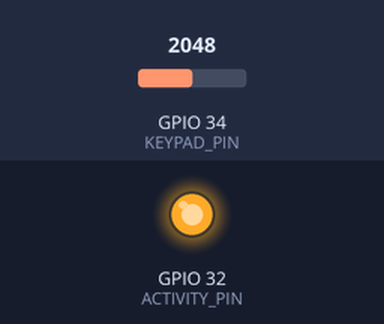
This sketch was run on a simulated ESP32. Parts: output pins drawn as LEDs (lit = HIGH). Inputs (shaded band) come from the test bench; at power-on: GPIO 34 (KEYPAD_PIN) = 2048 (analog values on the 0–4095 scale). USB keyboard and mouse output is not drawn; what the sketch prints to the serial monitor is not drawn.

Above: at 1.2 s.
1.3 s: GPIO 34 (KEYPAD_PIN) set to 0
Timing chart, 0 to 4.3 s (numbered marks = the images above; inputs shaded):
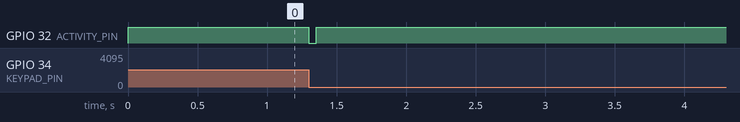

Measured:
- after the input at 1.3 s, GPIO 32 (ACTIVITY_PIN): HIGH → LOW at once, → HIGH 0.05 s later

The sketch:

contester-fpad-esp32.ino
```cpp
#include "esp_sleep.h"
#include <BleKeyboard.h>

/*
  keypad mapping

  keypad # -> character to send

  3x4 keypad
  01 02 03
  04 05 06
  07 08 09
  10 11 12
*/
#define KEYPAD_KEY_COUNT 12

uint8_t keyLookup[KEYPAD_KEY_COUNT] = {
  // 1st (top) row [01 02 03]
  KEY_F1,
  KEY_F2,
  KEY_F3,

  // 2nd row [04 05 06]
  KEY_F4,
  KEY_F5,
  KEY_F6,

  // 3rd row [07 08 09]
  KEY_F7,
  KEY_F8,
  KEY_F9,

  // 4th (bottom) row [10 11 12]
  //KEY_F10,
  //KEY_F11,
  //KEY_F12,
  KEY_F3,
  KEY_F2,
  KEY_F4,
};

// bluetooth connection
BleKeyboard bleKeyboard("contester-fpad", "bbathe", 100);

// GPIO pins
#define KEYPAD_PIN 34
#define ACTIVITY_PIN 32

// used to remove noise from key readings (bounces & "riding the keys")
unsigned long sumLevel = 0;
unsigned long countLevel = 0;


void setup() {
  Serial.begin(115200);

  // make sure 12-bit resolution
  analogReadResolution(12);

  // set pins
  pinMode(KEYPAD_PIN, INPUT);
  pinMode(ACTIVITY_PIN, OUTPUT);

  // start bluetooth keyboard to send keystrokes to computer
  bleKeyboard.begin();
}


void loop() {
  // wait until bluetooth connection is good
  if ( bleKeyboard.isConnected() ) {
    digitalWrite(ACTIVITY_PIN, HIGH);

    // get key press from keypad
    int pinLevel = analogRead(KEYPAD_PIN);

    // if there is no key pressed, check if transition just happened to trigger "key up"
    if ( pinLevel == 0 ) {
      // throw out weird readings
      if ( (countLevel > 1000) && (countLevel < 200000) ) {
        // "key up"
        int key = translateToKey(sumLevel / countLevel);
        if ( key > 0 ) {
          char kd[16];
          sprintf(kd, "0x%02X", key);
          Serial.println(kd);

          // send character and show activity
          digitalWrite(ACTIVITY_PIN, LOW);

          bleKeyboard.write(key);

          delay(50);
          digitalWrite(ACTIVITY_PIN, HIGH);
        }
      }

      // reset key reading
      sumLevel = 0;
      countLevel = 0;
    } else {
      // for calculating what key is pressed
      sumLevel += pinLevel;
      countLevel++;
    }
  } else {
    // show some activity so we don't look dead
    digitalWrite(ACTIVITY_PIN, HIGH);
    delay(50);
    digitalWrite(ACTIVITY_PIN, LOW);
    delay(3000);
  }
}

// take an analog pinLevel and return the character to send
uint8_t translateToKey(int pinLevel) {
  if ( pinLevel >= 1706 ) {
    if ( pinLevel <= 1786 ) {
      // 1746 avg
      return keyLookup[11];
    } else if ( pinLevel >= 1800 && pinLevel <= 1880 ) {
      // 1840 avg
      return keyLookup[10];
    } else if ( pinLevel >= 1904 && pinLevel <= 1984 ) {
      // 1944 avg
      return keyLookup[9];
    } else if ( pinLevel >= 2022 && pinLevel <= 2102 ) {
      // 2062 avg
      return keyLookup[8];
    } else if ( pinLevel >= 2150 && pinLevel <= 2230 ) {
      // 2190 avg
      return keyLookup[7];
    } else if ( pinLevel >= 2296 && pinLevel <= 2376 ) {
      // 2336 avg
      return keyLookup[6];
    } else if ( pinLevel >= 2459 && pinLevel <= 2539 ) {
      // 2499 avg
      return keyLookup[5];
    } else if ( pinLevel >= 2655 && pinLevel <= 2735 ) {
      // 2695 avg
      return keyLookup[4];
    } else if ( pinLevel >= 2889 && pinLevel <= 2969 ) {
      // 2929 avg
      return keyLookup[3];
    } else if ( pinLevel >= 3209 && pinLevel <= 3289 ) {
      // 3249 avg
      return keyLookup[2];
    } else if ( pinLevel >= 3702 && pinLevel <= 3782 ) {
      // 3742 avg
      return keyLookup[1];
    } else if ( pinLevel >= 4054 ) {
      // 4094 avg
      return keyLookup[0];
    }
  }
  return 0;
}
```
